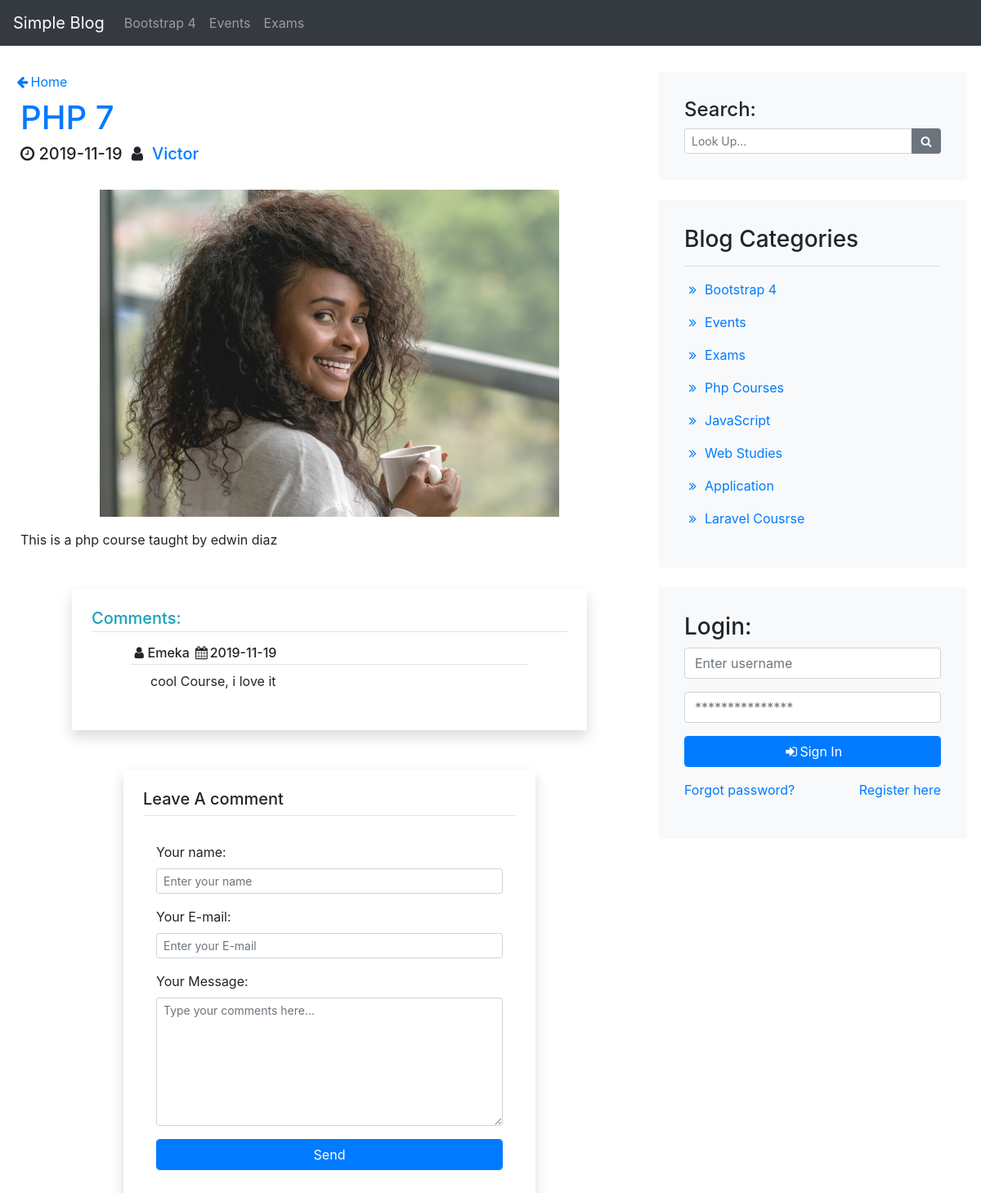
The app's page /post.php?post_id=10 with its own data.
### tables this page shows
CREATE TABLE `categories` (
  `cat_id` int(11) NOT NULL,
  `cat_title` varchar(255) NOT NULL
);

CREATE TABLE `posts` (
  `post_id` int(11) NOT NULL,
  `post_cat_id` int(11) NOT NULL,
  `post_title` varchar(255) NOT NULL,
  `post_author` varchar(255) NOT NULL,
  `post_date` date NOT NULL,
  `post_image` text NOT NULL,
  `post_content` text NOT NULL,
  `post_tags` varchar(255) NOT NULL,
  `post_status` varchar(255) NOT NULL DEFAULT 'draft'
);

CREATE TABLE `comments` (
  `comment_id` int(255) NOT NULL,
  `comment_post_id` int(255) NOT NULL,
  `comment_author` varchar(255) NOT NULL,
  `author_email` varchar(255) NOT NULL,
  `comment_content` text NOT NULL,
  `comment_status` varchar(255) NOT NULL,
  `comment_date` date NOT NULL
);

### post.php (the view, shortened to what this page needs)
<?php include 'partials/header.php' ?>
    <?php include 'partials/navbar.php' ?>
    <div class="container-d-flex p-4">
        <div class="row d-flex">
            <div class="col-md-8 p-2">
            <a href="index.php"><i class="fa fa-arrow-left fa-fw"></i>Home</a>
                <section class="p-2 ">
                    <?php
                        if (isset($_GET['post_id'])) {
                            $the_post_id = $_GET['post_id'];
                            $sql = "select * from posts where post_id = $the_post_id";
                            $query = $connection->query($sql);
                            if ($query->num_rows > 0) {
                                while ($row = $query->fetch_assoc()) {
                                    $post_content = $row['post_content'];
                    ?>
                    <div class="first-post">
                            <h1><a href="post.php?post_id=<?php echo $row['post_id'] ?>"> <?php echo $row['post_title'] ?> </a></h1>
                            <h5>
                                <i class="fa fa-clock-o"></i>
                                <?php echo $row['post_date'] ?>
                                <i class="fa fa-user fa-fw"></i>
                                <a href="#"> <?php echo $row['post_author'] ?> </a>
                            </h5> <br>
                            <div class=" mb-3 text-center">
                                <a href="post.php?post_id=<?php echo $row['post_id'] ?>">
                                <img class="img-fluid" style="width=100%; height:400px"
                                src="images/<?php echo $row['post_image'] ?>" alt="post_image"></a>
                            </div>
                            <div>
                                <?php echo $post_content ?>
                            </div>
                    </div>
                    <div class="col-md-10 mt-5 shadow p-4 mx-auto">
                        <h5 class="border-bottom pb-1 text-info">Comments:</h5>
                <?php
                    $select_sql = "select * from comments where comment_status = 'Approved'
                                     and comment_post_id = $the_post_id order by comment_id desc";
                    $select_query = $connection->query($select_sql) or die('failed...' .$connection->error);
                    if ($select_query->num_rows > 0) {
                        while ($row = $select_query->fetch_assoc()) {
                ?>
                        <div class="px-5 py-2">
                            <h6 class="border-bottom pb-1">
                                <i class="fa fa-user fa-fw"></i><?php echo $row['comment_author'] ?>
                                <i class="fa fa-calendar fa-fw"></i><?php echo $row['comment_date'] ?>
                            </h6>
                            <p class="justify-content-center px-4">
                                <?php echo $row['comment_content'] ?>
                            </p>
                        </div>
                <?php   }
                    }
                ?>
                    </div>
                    <div class="mt-5 col-md-8 p-4 rounded shadow mx-auto">
                    <h5 class="border-bottom pb-2 mb-3">Leave A comment</h5>
                        <div class="form p-3">
                            <form action="" method="post">
                                <div class="form-group">
                                    <label for="name">Your name:</label>
                                    <input type="text"
                                        name="name"
                                        class="form-control form-control-sm"
                                        required="required"
                                        placeholder="Enter your name">
                                </div>
                                <div class="form-group">
                                    <label for="email">Your E-mail:</label>
                                    <input type="email"
                                        name="email"
                                        class="form-control form-control-sm"
                                        required="required"
                                        placeholder="Enter your E-mail">
                                </div>
                                <div class="form-group">
                                    <label for="message">Your Message:</label>
                                    <textarea name="message"
                                    id="" cols="30" rows="7"
                                    class="form-control form-control-sm"
                                    required="required"
                                    placeholder="Type your comments here..."></textarea>
                                </div>
                                <div class="form-group">
                                    <input type="submit"
                                        name="send"
                                        class="form-control btn btn-primary"
                                        value="Send">
                                </div>
                            </form>
                        </div>
                    </div>
                    <?php    }
                        } }?>
                </section>
            </div>
            <?php include 'partials/sidebar.php' ?>
        </div>
    </div>
<?php include 'partials/footer.php' ?>

### partials/navbar.php (shortened to what this page needs)
<nav class="navbar navbar-expand-md navbar-dark bg-dark">
    <a class="navbar-brand" href="index.php">Simple Blog</a>
    <div class="collapse navbar-collapse" id="menuList">
    <ul class="navbar-nav">
        <?php
            $sql = 'select * from categories limit 3';
            $query = $connection->query($sql);
            while($row = $query->fetch_assoc()){
        ?>
            <li class="nav-item"><a class="nav-link" href="category.php?cat_id=<?php echo $row['cat_id'] ?>"><?php echo $row['cat_title'] ?></a></li>
        <?php } ?>
    </ul>
    </div>
</nav>

### partials/sidebar.php (shortened to what this page needs)
<div class="col-md-4 p-2">
    <aside class="p-2 bg-light rounded mb-4">
        <div class="search-bar p-4">
        <h4>Search:</h4>
        <form action="search.php" method="post" role="form" id="search">
            <div class="input-group">
                <input type="text" name="search" class="form-control form-control-sm" placeholder="Look Up...">
                <div class="input-group-append">
                    <button type="submit" name="submit" class="btn btn-secondary btn-sm"><i class="fa fa-search fa-fw"></i></button>
                </div>
            </div>
        </form>
        </div>
    </aside>
    <aside class="p-2 bg-light rounded mb-4">
        <div class="categories p-4">
        <h3>Blog Categories</h3>
        <hr/>
            <?php
                $sql = "select * from categories";
                $result = $connection->query($sql);
                if ($result->num_rows > 0) {
                    while ($cat = $result->fetch_array()) {
                ?>
                <ul class="list-unstyled">
                    <li class=''><a href="category.php?cat_id=<?php echo $cat['cat_id'] ?>"> <i class="fa fa-angle-double-right fa-fw"></i> <?php echo $cat['cat_title']; ?></a></li>
                </ul>
                <?php    }
                }
            ?>
        </div>
    </aside>
    <aside class="p-2 bg-light rounded mb-4">
        <div class="login p-4">
        <h3>Login:</h3>
            <form action="" method="post">
                <div class="form-group">
                    <input type="text" name="username" placeholder="Enter username" class="form-control">
                </div>
                <div class="form-group">
                    <input type="password" name="password" placeholder="***************" class="form-control">
                </div>
                <div class="form-group">
                    <button type="submit" name="login" class="btn btn-primary form-control">
                    <i class="fa fa-sign-in fa-fw"></i>Sign In</button>
                </div>
                <div class="form-group">
                    <a href="">Forgot password? </a><a href="register.php" class="pull-right">Register here </a>
                </div>
            </form>
        </div>
    </aside>
</div>

### records on screen
categories: cat_title "Bootstrap 4"
categories: cat_title "Events"
categories: cat_title "Exams"
posts: post_title "PHP 7", post_date "2019-11-19", post_author "Victor", post_image (picture), post_content "This is a php course taught by edwin diaz"
comments: comment_author "Emeka", comment_date "2019-11-19", comment_content "cool Course, i love it"
categories: cat_title "Php Courses"
categories: cat_title "JavaScript"
categories: cat_title "Web Studies"
categories: cat_title "Application"
categories: cat_title "Laravel Cousrse"
